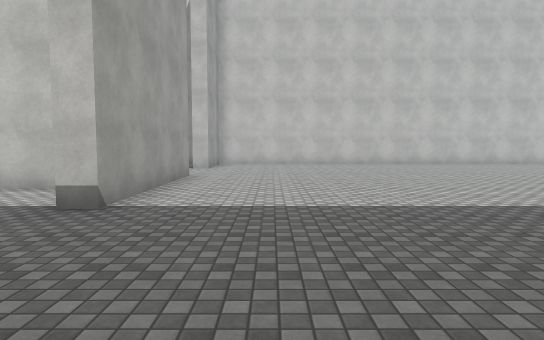
view 1 (above)

24 first-person views from a walk through a 3-D level made in the Unity game engine. The camera is 1.5 m above the floor, tilts 4° down and sees 75° across. The floor is counted in squares, 2 m on a side. Each view is taken from the middle of a square. On the plan, view 1 faces up. The plan holds only what a view shows up to about 11 squares ahead; the rest is blank. The place goes on beyond the plan. Surface patterns are stand-ins for the level's own textures.

view 2
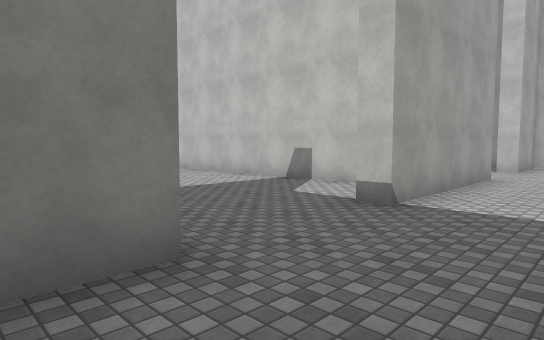

view 3
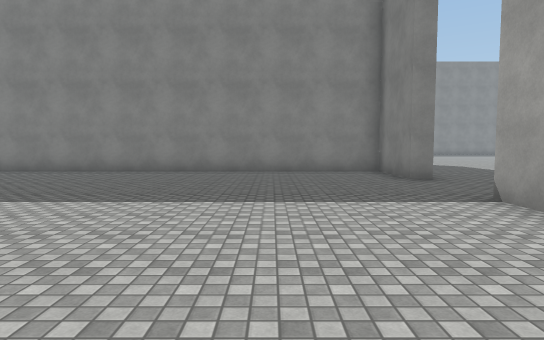

view 4
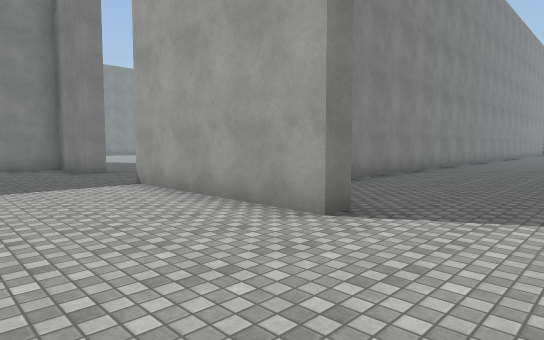

view 5
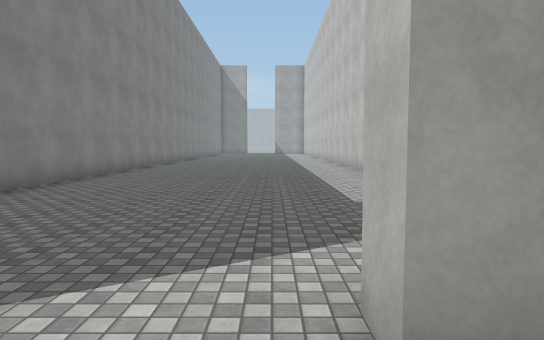

view 6
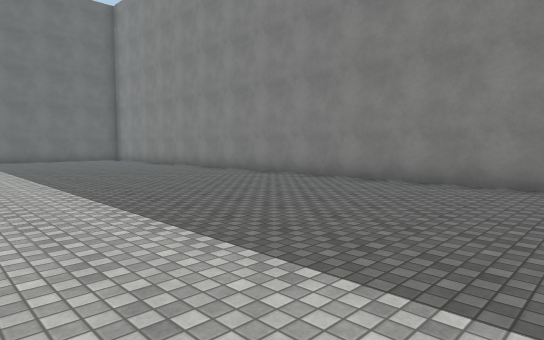

view 7
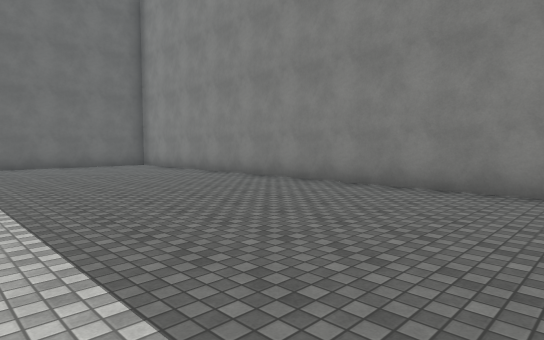

view 8
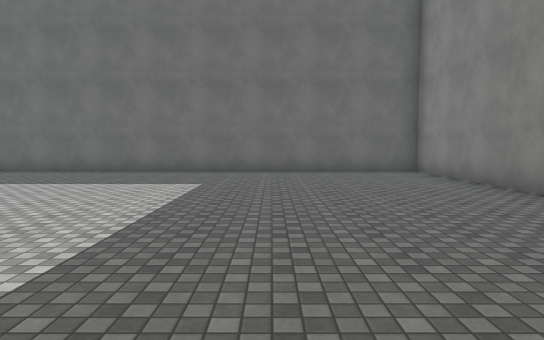

view 9
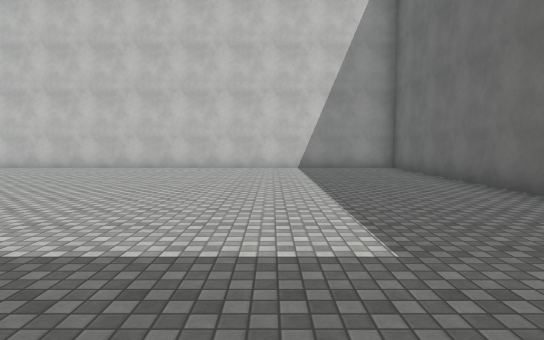

view 10
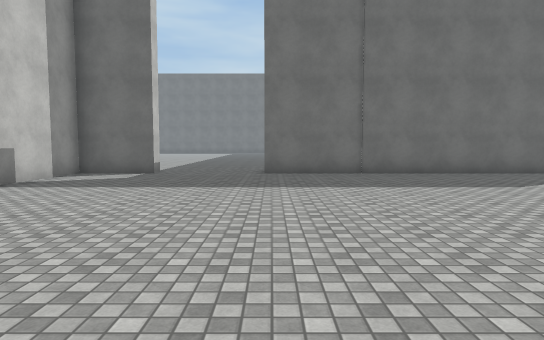

view 11
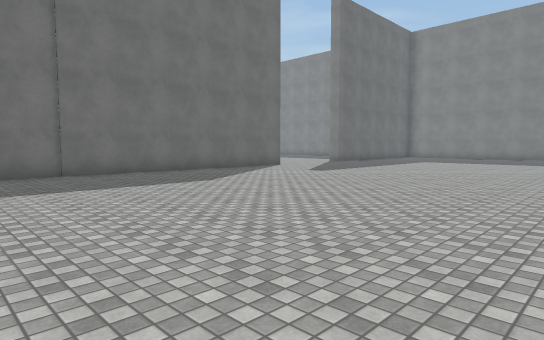

view 12
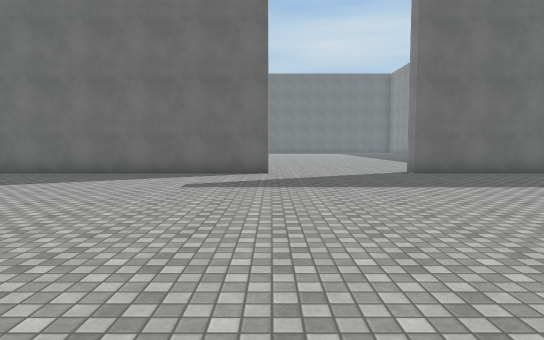

view 13
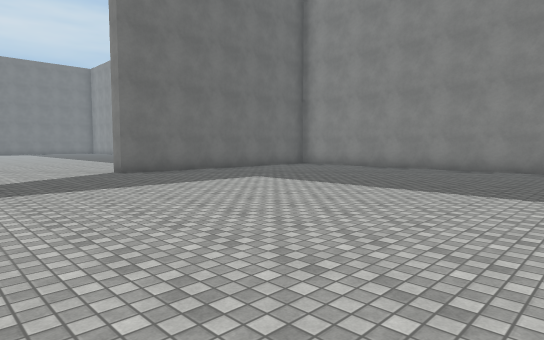

view 14
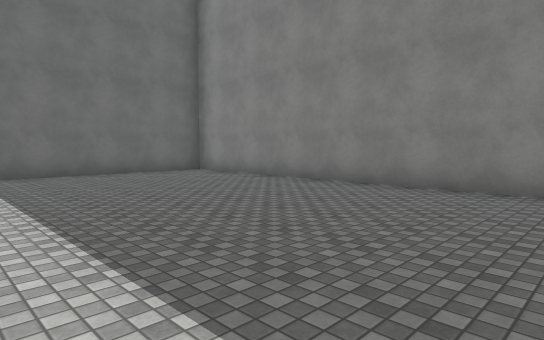

view 15
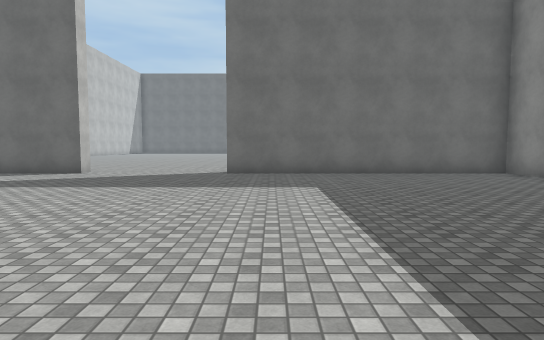

view 16
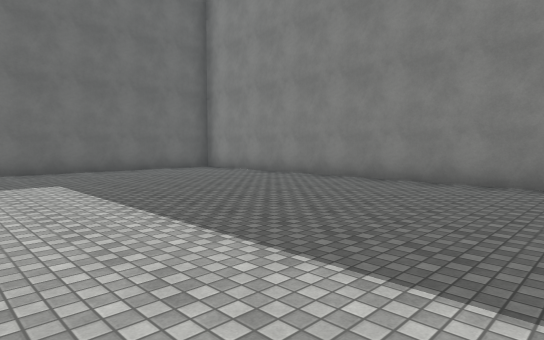

view 17
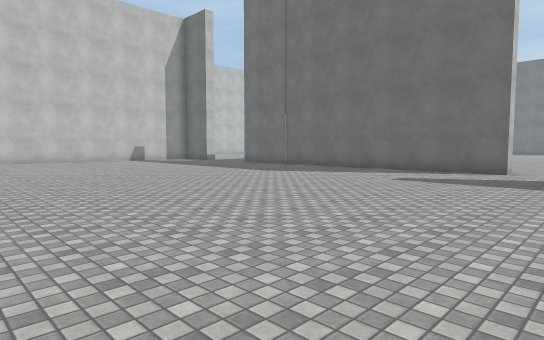

view 18
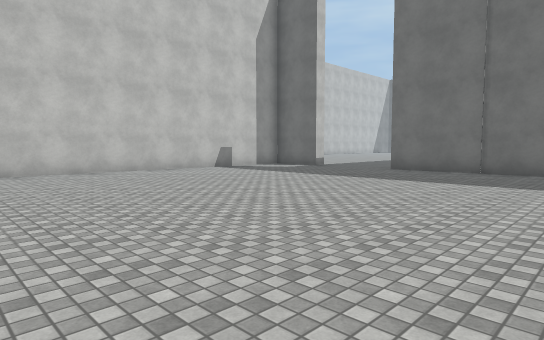

view 19
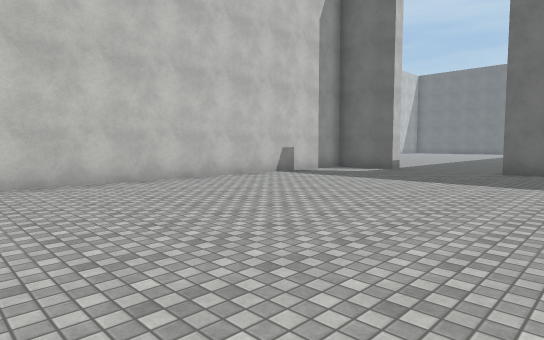

view 20
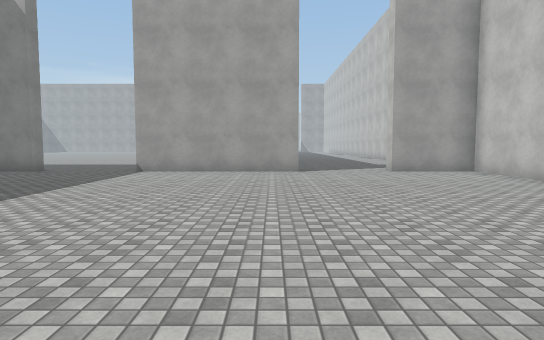

view 21
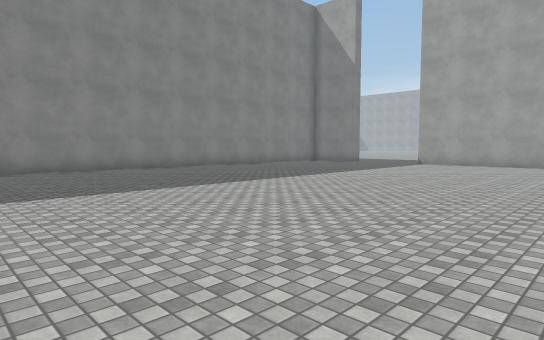

view 22
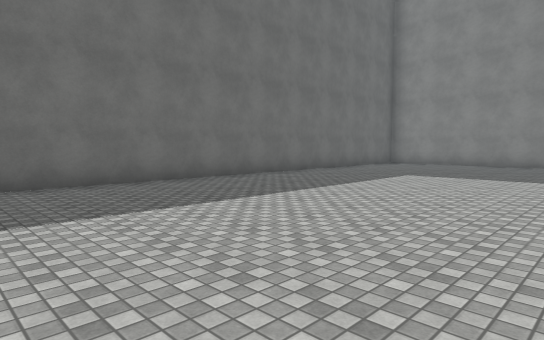

view 23
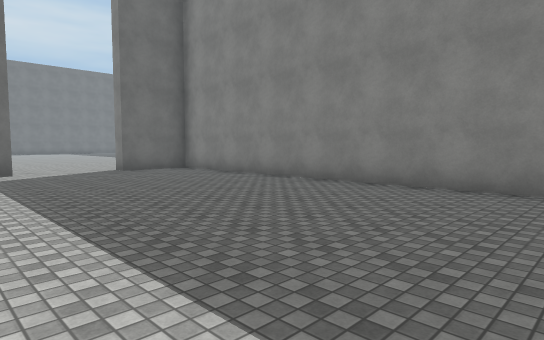

view 24
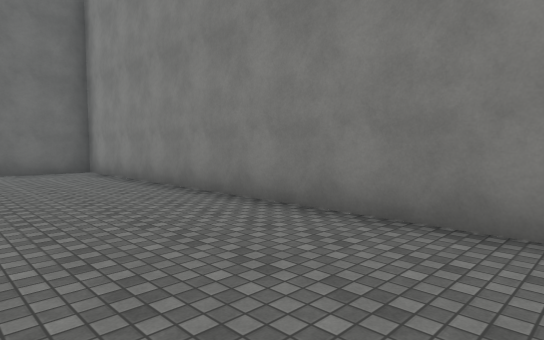

### Floor plan
Points are (right, up) in squares from view 1. A wall is a line through its corners. A room is listed if a view was taken in it or the views show most of it. See-through windows are left out.
Room 1 (views 1, 2, 3, 4, 5, 6, 7, 8, 9, 20, 21, 22, 23, 24)
walls: (-2, 1.2) (-2, -1.1) (22, -1.1) (22, 13.1); (-2, 13.5) (-2, 11.4) (-2.6, 11.4); (-12.6, 6.6) (-2.6, 6.6) (-2.6, 8.8) (-2, 8.8) (-2, 4.2)
ways out: opening at (-1, 3) to room 2
Room 2 (views 10, 11, 12, 13, 14, 15, 16, 17, 18, 19)
walls: (-2, -8.9) (-2.6, -8.9) (-2.6, 1.2) (-2, 1.2); (-2, 4.2) (-2.6, 4.2) (-2.6, 6.1) (-12.1, 6.1); (-12.1, -20.3) (-2.6, -20.3) (-2.6, -12.8) (-2, -12.8)
ways out: opening at (-1, 3) to room 1; opening at (-1.2, -11)

Positions as (right, up) in squares from view 1, and headings:
1: (0, 0), facing up
2: (0, 0), facing up-left
3: (1, 9), facing down
4: (1, 11), facing down-left
5: (-1, 11), facing left
6: (4, 6), facing down-right
7: (9, 5), facing down-right
8: (12, 3), facing right
9: (18, 2), facing up
10: (-12, 1), facing right
11: (-12, 1), facing down-right
12: (-12, -9), facing right
13: (-12, -9), facing down-right
14: (-12, -14), facing down-right
15: (-12, -14), facing right
16: (-13, -13), facing down-right
17: (-13, -11), facing up-right
18: (-13, -4), facing up-right
19: (-13, -1), facing up-right
20: (8, 8), facing left
21: (12, 10), facing down-left
22: (15, 13), facing down-right
23: (-13, 13), facing down-right
24: (-13, 10), facing down-right
